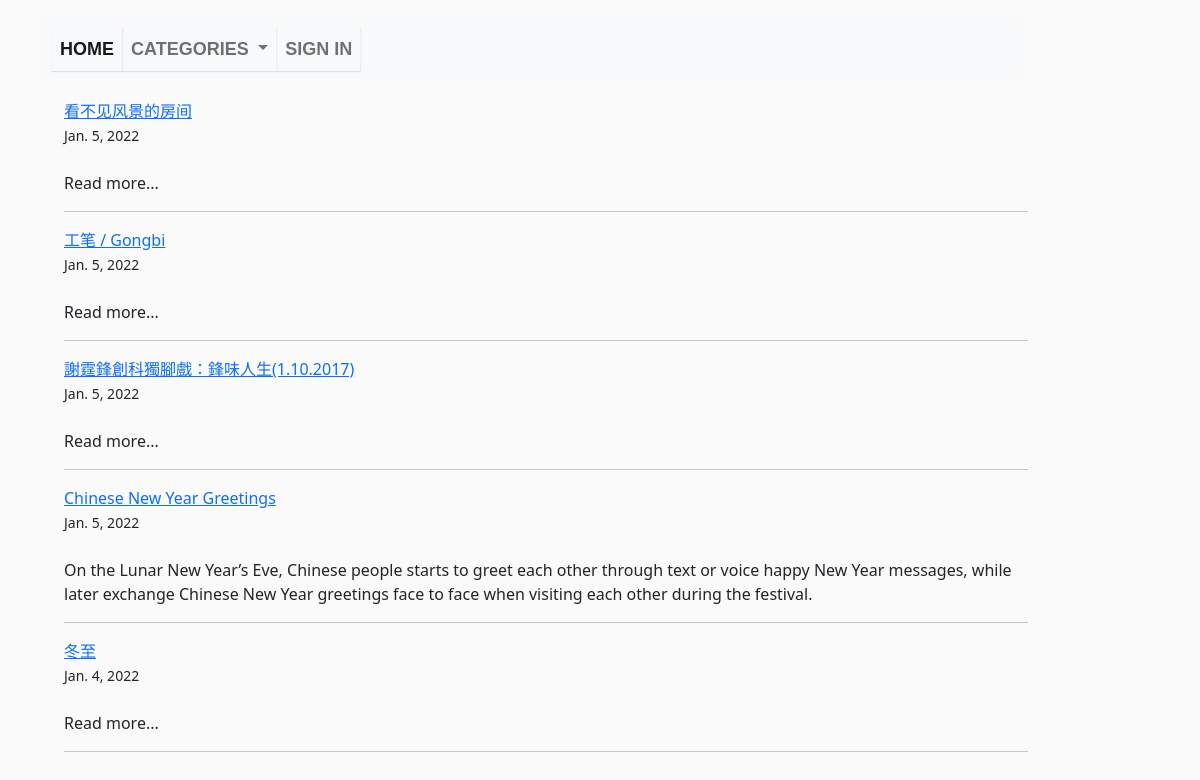
The app's page /, older data.
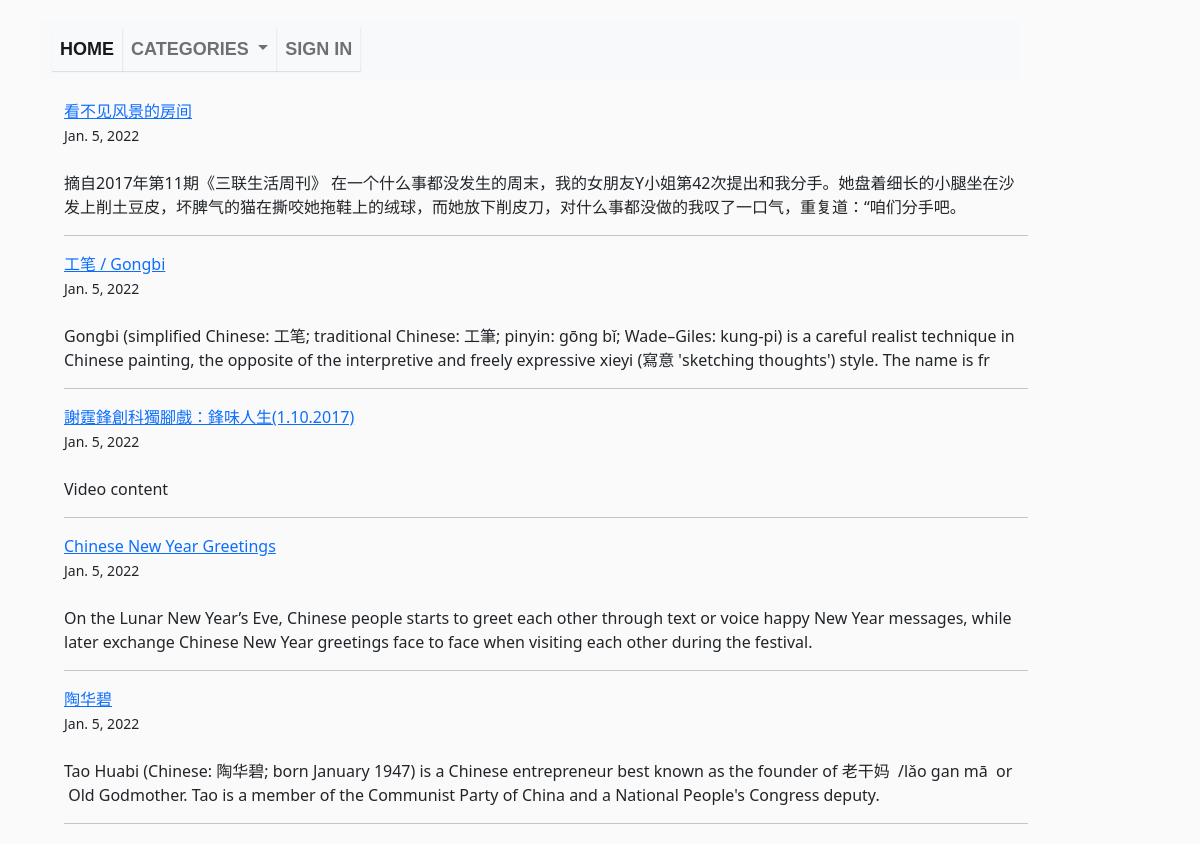
The same page, newer data.
### blog/models.py (models this page shows, shortened)
class Post(models.Model):
    title = models.CharField(max_length= 255)
    author = models.ForeignKey(User, on_delete= models.CASCADE)
    body =  RichTextField(blank = True, null = True, max_length= 7000)
    post_date = models.DateField(auto_now_add= True)
    category = models.CharField(max_length= 255, default = 'China')
    snipped = models.CharField(max_length= 400)

### blog/views.py (the view)
# urls.py: path('', HomeView.as_view(), name = "home"),
class  HomeView(ListView):
    model = Post
    template_name = 'home.html'
    cats = Category.objects.all()
    ordering =['-post_date']
    def get_context_data(self, *args, **kwargs):
        cat_menu = Category.objects.all()
        context = super(HomeView, self).get_context_data(*args, **kwargs)
        context["cat_menu"] = cat_menu
        return context

### blog/models.py (called while the page is built)
    def __str__(self):
        return self.name

### blog/templates/home.html
{%  extends 'base.html' %}
{%  block content %}
<ul>
{%  for post in object_list %}
    <a href="{% url 'article_detail' post.pk %}"> {{ post.title }}</a> <br/>  <small> {{ post.post_date}} </small> <br/> <br/>
        {{ post.snipped }}
        <hr>
{% endfor %}
</ul>
{%  endblock %}

### blog/templates/base.html (shortened to what this page needs)
{% load static %}
<!DOCTYPE html>
<html lang="en">
  <head>
    <link href="https://cdn.jsdelivr.net/npm/bootstrap@5.1.3/dist/css/bootstrap.min.css" rel="stylesheet">
    <link rel="stylesheet" type="text/css" href="{% static 'blog/main.css' %}">
  </head>
  <body>
    <nav class="navbar navbar-expand-lg navbar-light bg-light">
        <div class="container-fluid">
          <div class="collapse navbar-collapse" id="navbarSupportedContent">
            <ul class="navbar-nav me-auto mb-2 mb-lg-0">
              <li class="nav-item">
                <a class="nav-link active" aria-current="page" href="{% url 'home' %}">Home</a>
                <li class="nav-item dropdown">
                  <a class="nav-link dropdown-toggle" href="#" id="navbarDropdown" role="button" data-bs-toggle="dropdown" aria-expanded="false">
                    Categories
                  </a>
                </li> </li>
                  </ul>
              {%  if user.is_authenticated  %}
              <li class="nav-item">
                <a class="nav-link" href="{% url 'logout' %}"> log out </a>
              </li>
              <li class="nav-item">
                <a class="nav-link" href="/admin"> Admin</a>
                </li>
              {% else %}
              <li class="nav-item">
                <a class="nav-link" href="{% url 'login' %}"> Sign in </a>
              </li>
              {% endif %}
          </div>
        </div>
      </nav>
      <div class="container-fluid">
   {%  block content %}
   {%  endblock %}
    </div>
  </body>
</html>

### blog/static/blog/main.css (style rules this page uses)
body { background: #fafafa; margin: 20px; width: 85%; }
.navbar { background-color: grey; display: flex; margin: 20px; text-decoration: none; color: #fff; }
.nav-item { margin: 0; padding: 0; font-family: Lobster, Arial, Helvetica, sans-serif; max-width: 100%; display: flex; justify-content: space-evenly; border-right:1px solid #eee; box-shadow:0 1px 1px rgba(0,0,0,0.1); text-transform:uppercase; text-transform:uppercase; font-weight:bolder; transition:all 0.3s linear; font-size: 18px; }

Row changes from the older to the newer data that the page shows:
removed Post: title "冬至", post_date "Jan. 4, 2022", snipped "Read more..."
changed Post "看不见风景的房间": snipped "Read more..." → "摘自2017年第11期《三联生活周刊》 在一个什么事都没发生的周末，我的女朋友Y小姐第42次提出和我分手。她盘着细长的小腿坐在沙发上削土豆皮，坏脾气的猫在撕咬她拖鞋上的绒球，而她放下削皮刀，对什么事都没做的我叹了一口气，重复道：“咱们分手吧。"
changed Post "工笔 / Gongbi": snipped "Read more..." → "Gongbi (simplified Chinese: 工笔; traditional Chinese: 工筆; pinyin: gōng bǐ; Wade–Giles: kung-pi) is a careful realist technique in Chinese painting, the opposite of the interpretive and freely expressive xieyi (寫意 'sketching thoughts') style. The name is fr"
changed Post: snipped "Read more..." → "Video content"
added Post: title "陶华碧", post_date "Jan. 5, 2022", snipped "Tao Huabi (Chinese: 陶华碧; born January 1947) is a Chinese entrepreneur best known as the founder of 老干妈 /lǎo gan mā or Old Godmother. Tao is a member of the Communist Party of China and a National People's Congress deputy."
